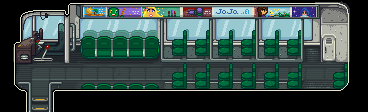

This game map was drawn from its Tiled (.tmx) file and the tilesets committed beside it. A one-line description and the full map source follow:
An orthogonal 23x7 tile map with 16x16 px tiles, 5 tile layers (Back, Buildings, Paths, Front, ...).

<map version="1.5" tiledversion="1.7.2" orientation="orthogonal" renderorder="right-down" width="23" height="7" tilewidth="16" tileheight="16" infinite="0" nextlayerid="10" nextobjectid="1">
 <properties>
  <property name="Warp" value="2 7 BusStop 12 10" />
 </properties>
 <tileset firstgid="1" name="busPeople" tilewidth="16" tileheight="16" tilecount="462" columns="22">
  <image source="busPeople.png" width="352" height="336" />
 </tileset>
 <layer id="3" name="Back" width="23" height="7">
  <data encoding="csv">
0,0,0,0,0,0,0,0,0,0,0,0,0,0,0,0,0,0,0,0,0,0,0,
0,0,0,0,0,0,0,0,0,0,0,0,0,0,0,0,0,0,0,0,0,0,0,
0,0,0,0,0,0,0,0,0,0,0,0,0,0,0,0,0,0,0,0,0,0,0,
0,2147484043,2147484042,2147484041,2147484040,2147484039,2147484038,2147484037,2147484036,2147484035,2147484034,2147484033,2147484032,2147484031,2147484030,2147484029,2147484028,2147484027,2147484026,2147484025,2147484024,2147484023,0,
0,2147484065,2147484064,2147484063,2147484062,2147484061,2147484060,2147484059,2147484058,2147484057,2147484056,2147484055,2147484054,2147484053,2147484052,2147484051,2147484050,2147484049,2147484048,2147484047,2147484046,2147484045,0,
0,0,2147484086,2147484085,2147484084,0,0,0,0,0,0,0,0,0,0,0,0,0,0,2147483915,2147483914,0,0,
0,0,2147484108,2147484107,2147484106,0,0,0,0,0,0,0,0,0,0,0,0,0,0,0,0,0,0
</data>
 </layer>
 <objectgroup id="4" name="Back" />
 <layer id="1" name="Buildings" width="23" height="7">
  <data encoding="csv">
2147483824,2147483823,2147483822,2147483821,2147483820,2147483687,2147483686,2147483685,2147483684,2147483683,2147483682,2147483681,2147483680,2147483679,2147483678,2147483677,2147483676,2147483675,2147483674,2147483673,2147483804,2147483803,0,
2147483846,2147483845,2147483844,2147483843,2147483842,2147483709,2147483708,2147483707,2147483706,2147483705,2147483704,2147483703,2147483702,2147483701,2147483700,2147483699,2147483698,2147483697,2147483696,2147483695,2147483826,2147483825,0,
2147483868,2147483867,2147483866,2147483865,2147483864,2147483863,2147483862,2147483861,2147483860,2147483859,2147483858,2147483857,2147483856,2147483855,2147483854,2147483853,2147483852,2147483851,2147483850,2147483849,2147483848,2147483847,0,
2147483890,2147483889,2147483888,2147483887,2147483886,2147483885,2147483884,2147483883,2147483882,2147483881,2147483880,2147483879,2147483878,2147483877,2147483876,2147483875,2147483874,2147483873,2147483872,0,2147483870,2147483869,0,
2147483912,0,0,0,0,0,0,0,0,0,0,0,0,0,0,0,0,0,0,0,0,0,176,
2147483934,2147483933,0,2147483931,0,2147483929,2147483928,2147483928,2147483926,2147483925,2147483924,2147483923,2147483922,2147483921,2147483920,2147483919,2147483918,2147483917,2147483916,0,0,2147483913,0,
2147483956,2147483955,0,2147483953,176,2147483951,2147483950,2147483949,2147483948,2147483947,2147483946,2147483945,2147483944,2147483943,2147483942,2147483941,2147483940,2147483939,2147483938,176,176,0,0
</data>
 </layer>
 <objectgroup id="2" name="Buildings" />
 <layer id="5" name="Paths" width="23" height="7">
  <data encoding="csv">
0,0,0,0,0,0,0,0,0,0,0,0,0,0,0,0,0,0,0,0,0,0,0,
0,0,0,0,0,0,0,0,0,0,0,0,0,0,0,0,0,0,0,0,0,0,0,
0,0,0,0,0,0,0,0,0,0,0,0,0,0,0,0,0,0,0,0,0,0,0,
0,0,0,0,0,0,0,0,0,0,0,0,0,0,0,0,0,0,0,0,0,0,0,
0,0,0,0,0,0,0,0,0,0,0,0,0,0,0,0,0,0,0,0,0,0,0,
0,0,0,0,0,0,0,0,0,0,0,0,0,0,0,0,0,0,0,0,0,0,0,
0,0,0,0,0,0,0,0,0,0,0,0,0,0,0,0,0,0,0,0,0,0,0
</data>
 </layer>
 <objectgroup id="6" name="Paths" />
 <layer id="7" name="Front" width="23" height="7">
  <data encoding="csv">
0,0,0,0,0,0,0,0,0,0,0,0,0,0,0,0,0,0,0,0,0,0,0,
0,0,0,0,0,0,0,0,0,0,0,0,0,0,0,0,0,0,0,0,0,0,0,
0,0,0,0,0,0,0,0,0,0,0,0,0,0,0,0,0,0,0,0,0,0,0,
0,0,0,0,0,0,0,0,0,0,2147483726,2147483725,2147483724,2147483723,2147483722,2147483721,2147483720,2147483719,2147483717,0,2147483716,2147483715,0,
0,0,0,0,0,0,0,0,0,0,2147483748,2147483747,2147483746,2147483745,2147483744,2147483743,2147483742,2147483741,2147483739,0,2147483738,2147483737,0,
0,0,0,0,2147483958,2147483958,2147483958,2147483958,2147483958,2147483958,2147483958,2147483958,2147483958,2147483958,2147483958,2147483958,2147483958,2147483958,2147483958,2147483958,2147483959,0,0,
0,0,0,0,0,0,0,0,0,0,0,0,0,0,0,0,0,0,0,0,0,0,0
</data>
 </layer>
 <objectgroup id="8" name="Front" />
 <layer id="9" name="AlwaysFront" width="23" height="7">
  <data encoding="csv">
0,0,0,0,0,0,0,0,0,0,0,0,0,0,0,0,0,0,0,0,0,0,0,
0,0,0,0,0,0,0,0,0,0,0,0,0,0,0,0,0,0,0,0,0,0,0,
0,0,0,0,0,0,0,0,0,0,0,0,0,0,0,0,0,0,0,0,0,0,0,
0,0,0,0,0,0,0,0,0,0,0,0,0,0,0,0,0,0,0,0,0,0,0,
0,0,0,0,0,0,0,0,0,0,0,0,0,0,0,0,0,0,0,0,0,0,0,
0,0,0,0,0,0,0,0,0,0,0,0,0,0,0,0,0,0,0,0,0,0,0,
0,0,0,0,0,0,0,0,0,0,0,0,0,0,0,0,0,0,0,0,0,0,0
</data>
 </layer>
</map>
